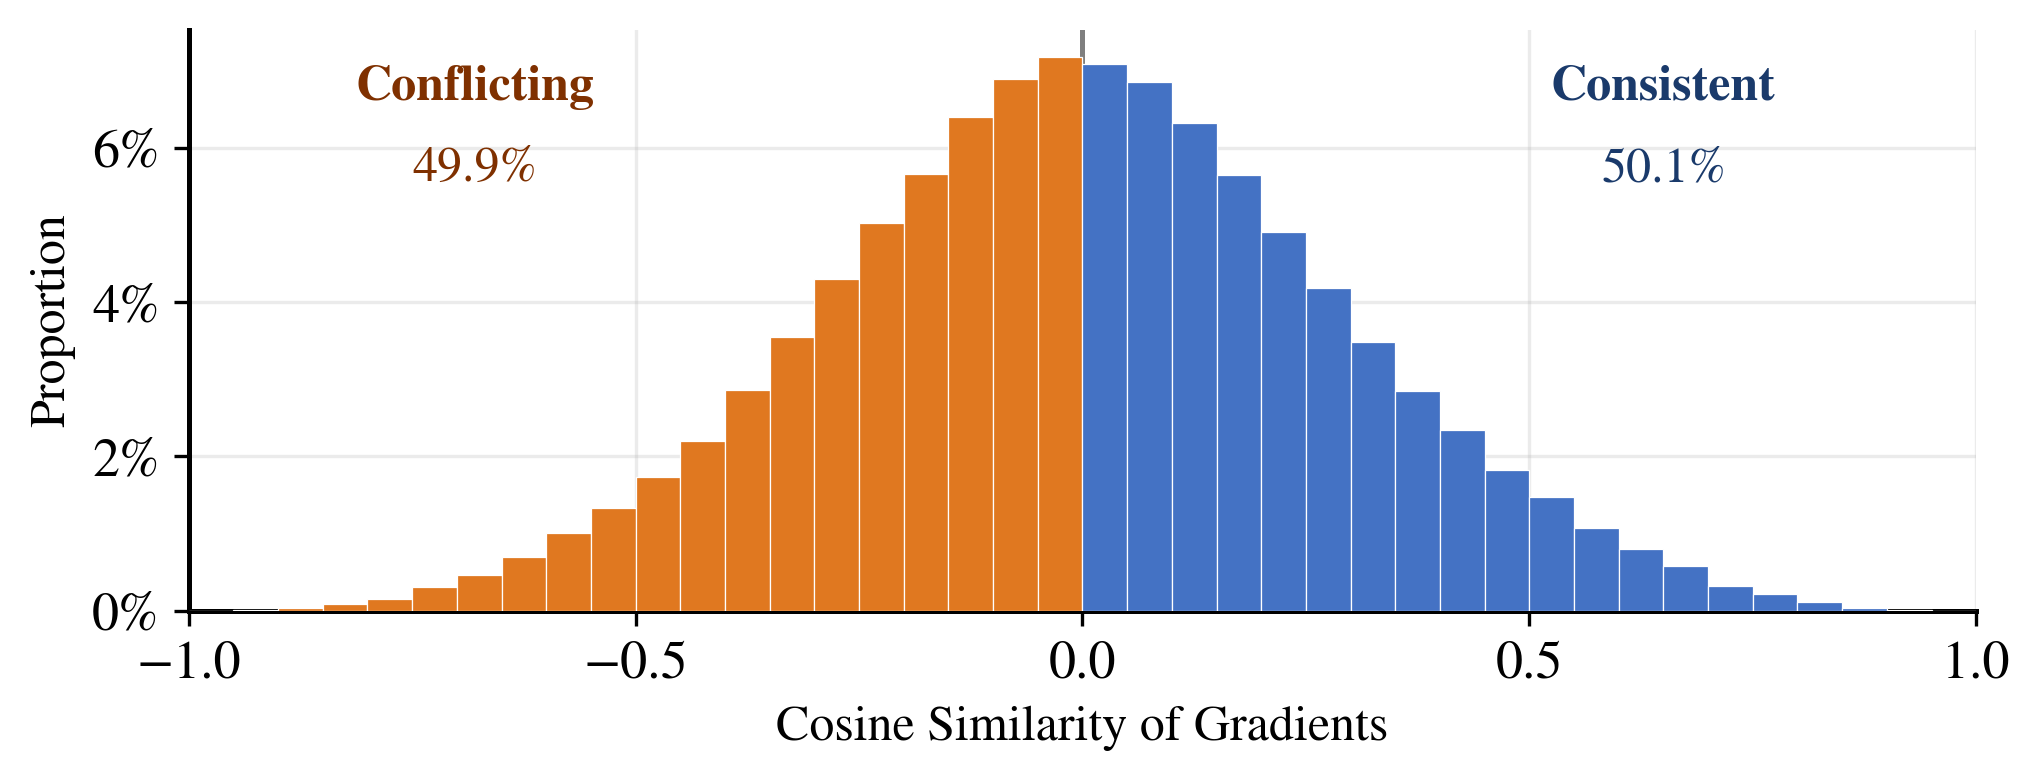

Python code for this plot:
"""
Figure 2: Gradient conflict between rec_loss and cl_loss on shared item embeddings.

Run from: /data0/yejinxuan/workspace/CEBNet
"""
import sys, os
os.chdir('/data0/yejinxuan/workspace/CEBNet')
sys.path.insert(0, '.')

import torch
import numpy as np
import matplotlib
matplotlib.use('Agg')
import matplotlib.pyplot as plt
from tqdm import tqdm
from sklearn.decomposition import PCA

from data import load_split_data, CEBNetDataset, Collator
from torch.utils.data import DataLoader
from model import CEBNet
from utils import load_json

CKPT = ('./myckpt/Industrial_and_Scientific/'
        'Jun-29-2026_09-21-9e07b1_wm10_K16_wavhaar_mlm0.3_cl0.2_drop0.2_'
        'dpcross0.1_traceid_seqL2_trace_residual_debr_histneg0.05/best_model.pth')
DEVICE    = 'cuda:0'
N_BATCHES = 150


def main():
    state = torch.load(CKPT, map_location='cpu', weights_only=False)
    args = state['args']
    args.device    = DEVICE
    args.neg_num   = 0       # full-sort avoids needing neg sampling
    args.batch_size = 64
    args.num_workers = 2
    if not hasattr(args, 'no_webd_rehearsal'):
        setattr(args, 'no_webd_rehearsal', False)

    device = torch.device(DEVICE)
    item2id, n_items, train, val, test = load_split_data(args)
    index = load_json(f'./dataset/{args.dataset}/{args.dataset}{args.text_index_path}')
    train_dataset = CEBNetDataset(args, n_items, train, index, 'train')
    loader = DataLoader(train_dataset, batch_size=args.batch_size,
                        shuffle=True, collate_fn=Collator(args), num_workers=2)

    text_embs = []
    for ttype in args.text_types:
        emb = np.load(f'./dataset/{args.dataset}/{args.dataset}.t5.{ttype}.emb.npy')
        emb = PCA(n_components=args.embedding_size, whiten=True).fit_transform(emb)
        text_embs.append(emb)
    args.text_embedding_size = text_embs[0].shape[-1]

    model = CEBNet(args, train_dataset, index, device).to(device)
    for i, emb in enumerate(text_embs):
        model.item_text_embedding[i].weight.data[1:] = torch.tensor(
            emb, dtype=torch.float32, device=device)
    model.load_state_dict(state['state_dict'], strict=False)
    model.train()

    # Use query_code_embedding — trainable, shared by both rec and CL paths
    watch_param = model.query_code_embedding.weight  # [n_codes, d], requires_grad=True

    angle_list = []
    for batch_idx, batch in enumerate(tqdm(loader, total=N_BATCHES)):
        if batch_idx >= N_BATCHES:
            break

        item_inters  = batch['item_inters'].to(device)
        inter_lens   = batch['inter_lens'].to(device)
        targets      = batch['targets'].to(device)
        code_inters  = batch['code_inters'].to(device)
        mask_targets = batch['mask_targets'].to(device)

        # Pass 1: rec_loss only
        model.zero_grad()
        loss_dict = model.calculate_loss(item_inters, inter_lens, targets, code_inters, mask_targets)
        loss_dict['rec_loss'].backward()
        if watch_param.grad is None:
            continue
        grad_rec = watch_param.grad.detach().clone()

        # Pass 2: cl_loss only
        model.zero_grad()
        loss_dict2 = model.calculate_loss(item_inters, inter_lens, targets, code_inters, mask_targets)
        cl = loss_dict2.get('cl_loss', None)
        if cl is None or cl.item() == 0:
            continue
        cl.backward()
        if watch_param.grad is None:
            continue
        grad_cl = watch_param.grad.detach().clone()

        # Per-row cosine similarity (active rows only)
        active = ((grad_rec.abs().sum(-1) > 1e-9) &
                  (grad_cl.abs().sum(-1)  > 1e-9))
        if active.sum() < 2:
            continue
        gr = grad_rec[active].float()
        gc = grad_cl[active].float()
        cos = torch.nn.functional.cosine_similarity(gr, gc, dim=1).cpu().numpy()
        angle_list.extend(cos.tolist())

    angle_arr = np.array([a for a in angle_list if not np.isnan(a)])
    np.save('./figures/grad_angles.npy', angle_arr)

    conflict_pct   = (angle_arr < 0).mean() * 100
    consistent_pct = (angle_arr >= 0).mean() * 100
    print(f'\nPairs collected: {len(angle_arr)}')
    print(f'Conflicting:     {conflict_pct:.1f}%')
    print(f'Consistent:      {consistent_pct:.1f}%')

    _plot(angle_arr, conflict_pct, consistent_pct)


def _plot(angle_arr, conflict_pct, consistent_pct):
    plt.rcParams.update({
        'font.family': 'STIXGeneral',
        'font.size': 13,
        'axes.linewidth': 1.2,
    })
    fig, ax = plt.subplots(figsize=(7.0, 2.8))
    weights = np.full(len(angle_arr), 1.0 / len(angle_arr))

    ax.axvline(x=0, color='#7F7F7F', lw=1.2, zorder=2)

    n, bins, patches = ax.hist(angle_arr, bins=40, weights=weights,
                               range=(-1, 1), edgecolor='white',
                               linewidth=0.3, zorder=3)
    for patch, left in zip(patches, bins[:-1]):
        patch.set_facecolor('#E07820' if left < 0 else '#4472C4')

    ylim = ax.get_ylim()[1]
    ax.text(-0.68, ylim * 0.88, 'Conflicting',
            fontsize=12, color='#7F3000', fontweight='bold', ha='center')
    ax.text(-0.68, ylim * 0.74, f'{conflict_pct:.1f}%',
            fontsize=12, color='#7F3000', ha='center')
    ax.text( 0.65, ylim * 0.88, 'Consistent',
            fontsize=12, color='#1A3A6B', fontweight='bold', ha='center')
    ax.text( 0.65, ylim * 0.74, f'{consistent_pct:.1f}%',
            fontsize=12, color='#1A3A6B', ha='center')

    ax.set_xlabel('Cosine Similarity of Gradients', fontsize=12)
    ax.set_ylabel('Proportion', fontsize=12)
    ax.set_xlim(-1, 1)
    ax.set_xticks([-1, -0.5, 0, 0.5, 1])
    ax.yaxis.set_major_formatter(
        plt.matplotlib.ticker.PercentFormatter(1, decimals=0))
    ax.grid(alpha=0.25, zorder=1)
    ax.spines['top'].set_visible(False)
    ax.spines['right'].set_visible(False)
    plt.tight_layout()
    plt.savefig('./figures/fig2_grad_conflict.pdf', bbox_inches='tight', dpi=300)
    plt.savefig('./figures/fig2_grad_conflict.png', bbox_inches='tight', dpi=300)
    print('Figure 2 saved.')


if __name__ == '__main__':
    main()
